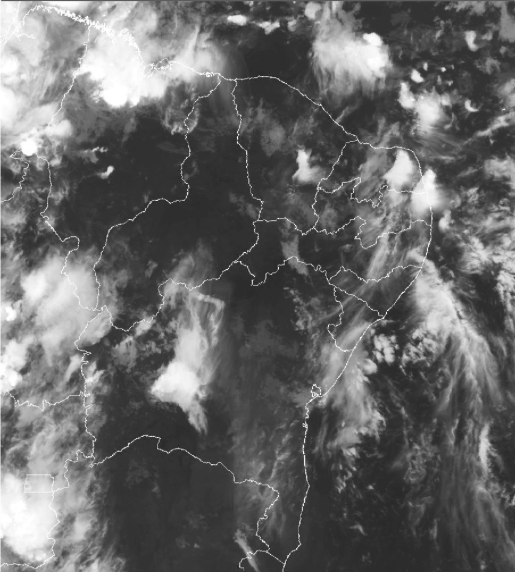
#> input picture scripts/cloud_directions/cloud.png, 515 x 572 px, found by its file name
$ python -i processing.py   (imports and definitions only)
#> lines starting #> are read from the running program, lines starting #| are printed output that depends on the picture; after the words box and inside, x2 and y2 are one past the last pixel; in counts of white or black regions, pixels touching at a corner belong together
### scripts/cloud_directions/models/cloud.py
import numpy as np

class Cloud():
    id = 0
    x = 0
    y = 0
    width = 0
    height = 0
    cloudCover = 0
    iterationId = 0
    parentId = 0
    points = []

    def __init__(self, x, y, width, height, cloudCover) -> None:
        self.x = x
        self.y = y
        self.width = width
        self.height = height
        self.cloudCover = cloudCover

    # return the data list
    def getData(self):
        return [self.x, self.y, self.width, self.height, self.cloudCover]

    # [45 lines left out: function getDirection, not called in this run]

### scripts/cloud_directions/modules/processing.py
import cv2 as cv
import numpy as np
from models.cloud import Cloud
import sys

class Processing():
    filename = ""
    image = ""
    shape = 0
    DIRECTORY = "../database/cloud_directions/"

    def __init__(self, filename) -> None:
#> called with filename = '../cloud.png'
        self.filename = filename
        self.image = cv.imread(self.DIRECTORY + filename, 0)
#> self.image is the input picture: shape (572, 515); min 34, max 255, mean 103.9
        self.shape = np.shape(self.image)
#> self.shape = (572, 515)

    def filter(self):
        # filtering the image, removing lines and noises
        imageBlurred = cv.medianBlur(self.image, 7)
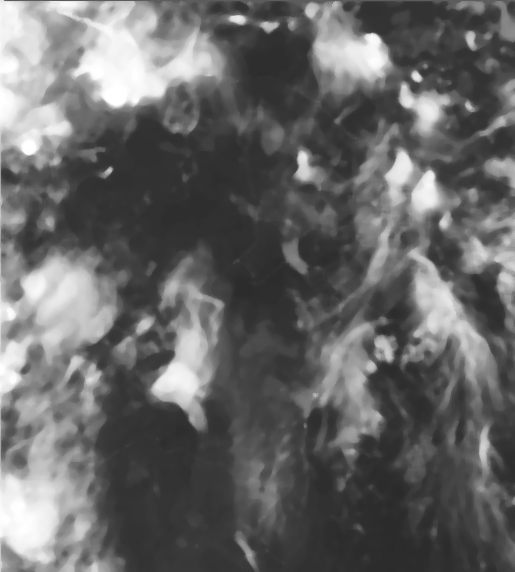
#> imageBlurred: shape (572, 515); min 42, max 255, mean 102.4
        cv.imwrite(self.DIRECTORY + "filter.png", imageBlurred)
        return imageBlurred

    def segmentation(self, image):
        # applying segmentation on image
        ret,imageSegmented = cv.threshold(image, 150, 255, cv.THRESH_BINARY)
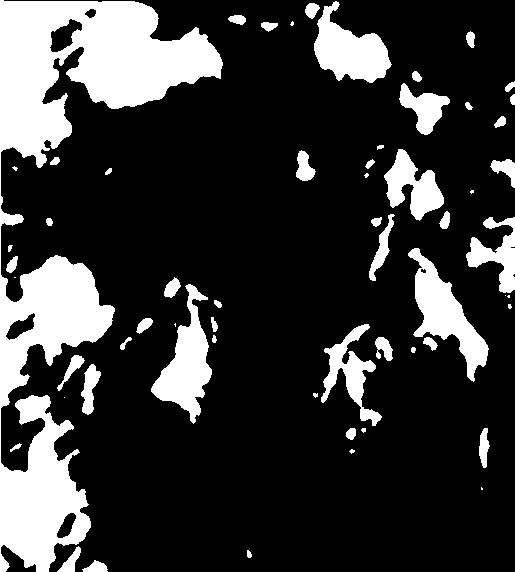
#> imageSegmented: shape (572, 515); 21.1% white; 60 white regions (14 under 20 px), largest, box (x1, y1, x2, y2) and area: (0, 0, 223, 572) 38572, (408, 248, 489, 382) 3783, (151, 284, 212, 424) 3641
        cv.imwrite(self.DIRECTORY + "segmentation.png", imageSegmented)
        return imageSegmented

    def morphology(self, image):
        # applying morphological techniques
        kernel = np.ones((7,7),np.uint8)
        img = cv.morphologyEx(image, cv.MORPH_OPEN, kernel)
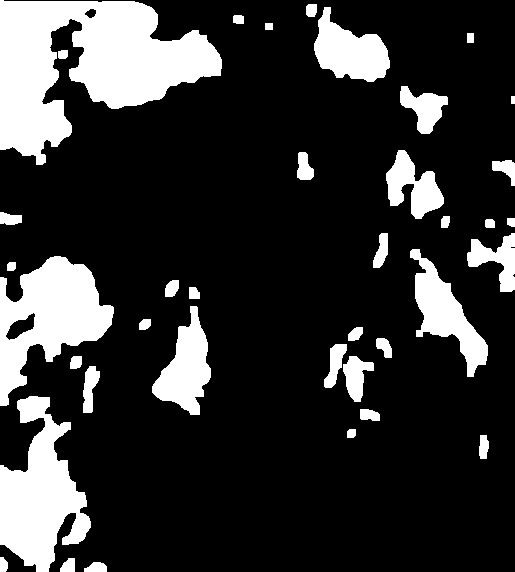
#> img: shape (572, 515); 19.7% white; 38 white regions
        cv.imwrite(self.DIRECTORY + "morphology.png", img)
        return img

    def getSumWhiteValues(self, array):
        x,y = np.shape(array)
        count = 0
        amount = 0
        for i in range(0, x):
            for j in range(0, y):
                amount = amount + 1
                if (array[i,j] == 255):
                    count = count + 1
        return count

    def getCloud(self, image, contour):
        x,y,w,h = cv.boundingRect(contour)
        smallImage = np.zeros((np.shape(image)), np.uint8)
        smallImage[y:y+h, x:x+w] = image[y:y+h, x:x+w]
        amountPixelsArea = self.getSumWhiteValues(smallImage)

        xImg, yImg = np.shape(image)
        cloudCover = np.round(100*(amountPixelsArea/(xImg * yImg)), 2)

        cloud = Cloud(x, y, w, h, cloudCover)
        return cloud

    def executeProcess(self):
        imageBlurred = self.filter()
        imageSegmented = self.segmentation(imageBlurred)
        imageReady = self.morphology(imageSegmented)

        imageToBeDrawed = imageReady

        # computing the all contours
        contours, hierarchy = cv.findContours(imageReady, cv.RETR_TREE, cv.CHAIN_APPROX_SIMPLE)
#> contours = 40 contours; largest, box (x1, y1, x2, y2) and area: (0, 0, 222, 165) 19484, (0, 256, 114, 406) 8729, (0, 396, 91, 572) 8528, (410, 249, 488, 377) 3481, (314, 7, 390, 82) 3204
        allClouds = []
        for contour in contours:
            area = cv.contourArea(contour)
            if (area >= 250):

                x,y,w,h = cv.boundingRect(contour)
                cv.rectangle(imageToBeDrawed, (x,y), (x+w,y+h), (255, 255, 255), 2)

                cloudObj = self.getCloud(imageReady, contour)
                allClouds.append(cloudObj)
#> this loop made 40 passes
#> (area, amountPixelsArea in getCloud) on passes 7, 8, 9, 11, 15, 19, 20, 21, 22, 23, 28, 29: (8527.5, 9812), (449.5, 615), (744.5, 981), (473.5, 773), (3184.5, 3764), (8729, 10412), (412.5, 528), (3481, 4497), (1259.5, 1685), (299, 422), (279.5, 392), (312, 412)
#> area on passes 1 to 6: 153, 141.5, 83, 168, 60, 170.5
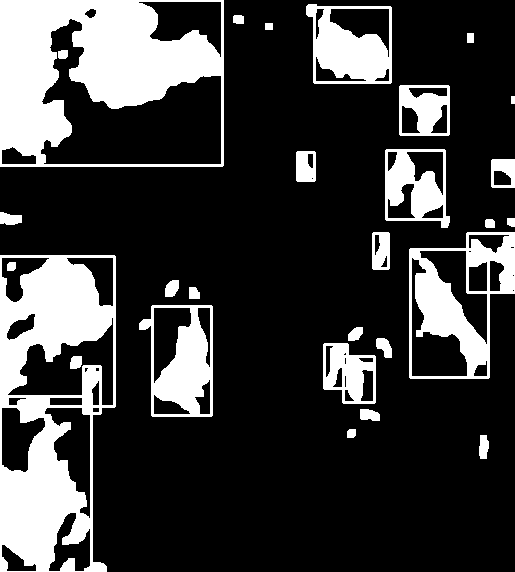
#> imageReady: shape (572, 515); 22.9% white; 28 white regions, largest, box (x1, y1, x2, y2) and area: (0, 0, 224, 167) 21374, (0, 255, 116, 572) 20530, (409, 232, 515, 379) 6530
#> after the loop, allClouds = 16 items

        cv.imwrite(self.DIRECTORY + self.filename + "contoured.png", imageToBeDrawed)
        return allClouds

>>> result = Processing('../cloud.png').executeProcess()
#> result = 16 items
